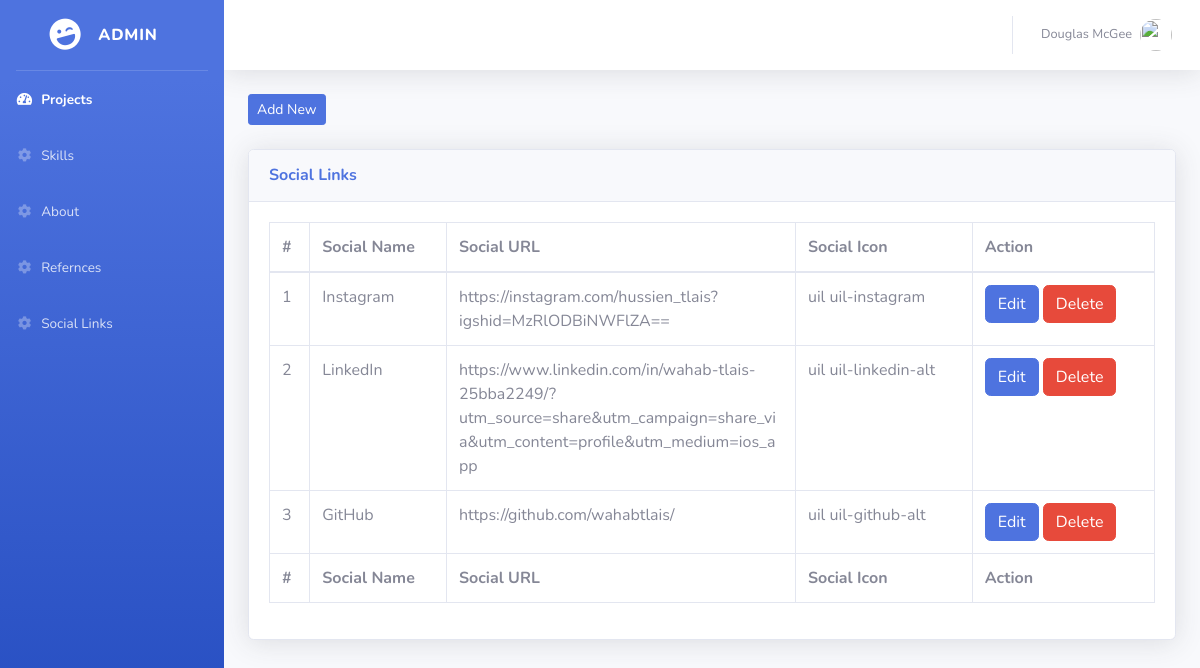
/admin/social-links.php, run on the app's committed database.
### tables this page shows
CREATE TABLE IF NOT EXISTS `social_links` (
  `id` int(3) NOT NULL AUTO_INCREMENT,
  `social_name` varchar(50) NOT NULL,
  `social_url` varchar(2000) NOT NULL,
  `social_icon` varchar(200) NOT NULL,
  PRIMARY KEY (`id`)
);

### admin/social-links.php (the view)
<?php
require("constants/header.php");
?>
<div class="container-fluid">
    <div class="mb-4">
        <a href="social-link-add.php" class="btn btn-primary btn-sm">Add New</a>
    </div>
    <div class="card shadow mb-4">
        <div class="card-header py-3">
            <h6 class="m-0 font-weight-bold text-primary">Social Links</h6>
        </div>
        <div class="card-body ">
            <div class="table-responsive">
                <table class="table table-bordered" id="dataTable" width="100%" cellspacing="0">
                    <thead>
                        <tr>
                            <th>#</th>
                            <th>Social Name</th>
                            <th>Social URL</th>
                            <th>Social Icon</th>
                            <th>Action</th>
                        </tr>
                    </thead>
                    <tfoot>
                        <tr>
                            <th>#</th>
                            <th>Social Name</th>
                            <th>Social URL</th>
                            <th>Social Icon</th>
                            <th>Action</th>
                        </tr>
                    </tfoot>
                    <tbody>
                        <?php
                        $i = 0;
                        $statement = $PDO->prepare("SELECT * FROM social_links");
                        $statement->execute();
                        $result = $statement->fetchAll(PDO::FETCH_ASSOC);
                        foreach ($result as $row) {
                            $i++;
                        ?>
                            <tr>
                                <td><?= $i ?></td>
                                <td><?= $row['social_name']; ?></td>
                                <td style="max-width: 300px"><?= $row['social_url']; ?></td>
                                <td><?= $row['social_icon']; ?></td>
                                <td>
                                    <a href="social-link-edit.php?id=<?= $row['id']; ?>" class="btn btn-primary btn-xs">Edit</a>
                                    <a href="social-link-delete.php?id=<?= $row['id']; ?>" class="btn btn-danger btn-xs">Delete</a>
                                </td>
                            </tr>
                        <?php } ?>
                    </tbody>
                </table>
            </div>
        </div>
    </div>
</div>

### data on the page
social_links: social_name "Instagram", social_url "https://instagram.com/hussien_tlais?igshid=MzRlODBiNWFlZA==", social_icon "uil uil-instagram"
social_links: social_name "LinkedIn", social_url "https://www.linkedin.com/in/wahab-tlais-25bba2249/?utm_source=share&utm_campaign=share_via&utm_content=profile&utm_medium=ios_app", social_icon "uil uil-linkedin-alt"
social_links: social_name "GitHub", social_url "https://github.com/wahabtlais/", social_icon "uil uil-github-alt"
